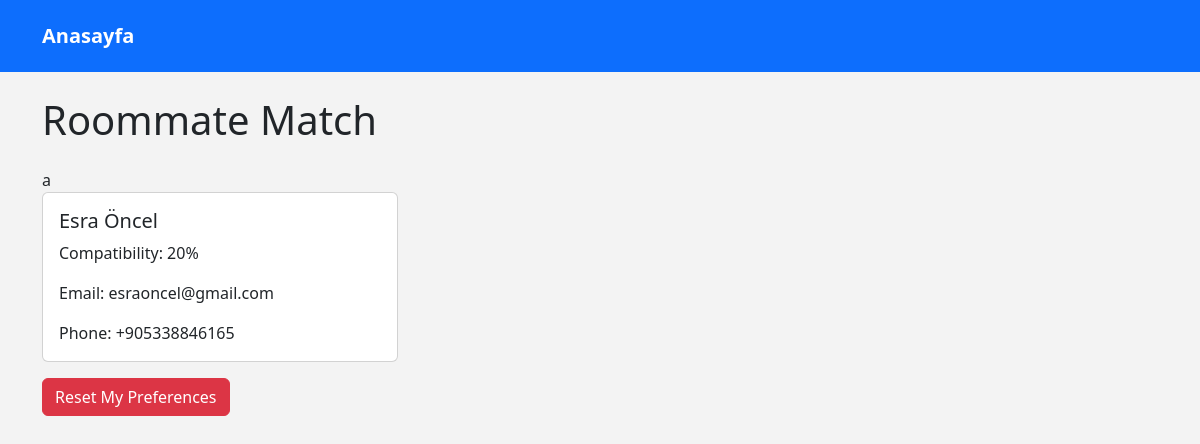
Page /dorm/roommate_match.php (signed in) on the committed database.
### tables this page shows
CREATE TABLE `students` (
  `id` int(11) NOT NULL,
  `name` varchar(50) NOT NULL,
  `surname` varchar(50) NOT NULL,
  `username` varchar(50) NOT NULL,
  `password` varchar(255) NOT NULL,
  `gender` enum('Male','Female') NOT NULL,
  `email` varchar(100) NOT NULL,
  `phone` varchar(20) NOT NULL,
  `birthDate` date NOT NULL,
  `department` varchar(100) NOT NULL,
  `roomMatePreferences` text DEFAULT NULL,
  `is_approved` tinyint(1) DEFAULT 0
);

### dorm/roommate_match.php (the view, shortened to what this page needs)
<?php
include 'config.php';
$userId = $_SESSION['user_id'];
$sql = "SELECT roomMatePreferences FROM Students WHERE id = ?";
$stmt = $conn->prepare($sql);
$stmt->bind_param("i", $userId);
$stmt->execute();
$result = $stmt->get_result();
$userPreferences = $result->fetch_assoc()['roomMatePreferences'];
$userPreferencesArray = json_decode($userPreferences, true);
$sql = "SELECT id, name, surname, email, phone, roomMatePreferences FROM Students WHERE id != ?";
$stmt = $conn->prepare($sql);
$stmt->bind_param("i", $userId);
$stmt->execute();
$result = $stmt->get_result();
$users = [];
while ($row = $result->fetch_assoc()) {
    $row['roomMatePreferences'] = json_decode($row['roomMatePreferences'], true);
    $users[] = $row;
}
function calculateCompatibility($user1Prefs, $user2Prefs) {
    $totalQuestions = count($user1Prefs);
    $compatibilityScore = 0;
    foreach ($user1Prefs as $key => $value) {
        if (isset($user2Prefs[$key]) && $user2Prefs[$key] == $value) {
            $compatibilityScore++;
        }
    }
    return round(($compatibilityScore / $totalQuestions) * 100, 2);
}
usort($users, function($a, $b) use ($userPreferencesArray) {
    return calculateCompatibility($userPreferencesArray, $b['roomMatePreferences']) <=> calculateCompatibility($userPreferencesArray, $a['roomMatePreferences']);
});
?>
<!DOCTYPE html>
<html lang="en">
<head>
    <link rel="stylesheet" href="https://cdn.jsdelivr.net/npm/bootstrap@5.3.0/dist/css/bootstrap.min.css">
</head>
<body style="background-color:#f3f3f3;">
<div>
<?php include 'header.php'; ?>
</div>
    <div class="container mt-5 pt-5">
    <h1 class="mb-4"><?php echo $lang['Roommate Match']; ?></h1>
a
    <div class="row">
        <?php foreach ($users as $user): ?>
            <div class="col-md-4">
                <div class="card mb-3">
                    <div class="card-body">
                        <h5 class="card-title"><?php echo $user['name'] . ' ' . $user['surname']; ?></h5>
                        <p class="card-text"><?php echo $lang['Compatibility']; ?>: <?php echo calculateCompatibility($userPreferencesArray, $user['roomMatePreferences']); ?>%</p>
                        <?php
                        $checkRequestSql = "SELECT * FROM contact_requests WHERE requester_id = ? AND requested_id = ? AND status = 'approved'";
                        $checkRequestStmt = $conn->prepare($checkRequestSql);
                        $checkRequestStmt->bind_param("ii", $userId, $user['id']);
                        $checkRequestStmt->execute();
                        $checkRequestResult = $checkRequestStmt->get_result();
                        if ($checkRequestResult->num_rows > 0): ?>
                            <p class="card-text"><?php echo $lang['Email']; ?>: <?php echo $user['email']; ?></p>
                            <p class="card-text"><?php echo $lang['Phone']; ?>: <?php echo $user['phone']; ?></p>
                        <?php endif; ?>
                    </div>
                </div>
            </div>
        <?php endforeach; ?>
        <form method="post">
        <button type="submit" class="btn btn-danger mb-3" name="reset_preferences"><?php echo $lang['Reset My Preferences']; ?></button>
    </form>
    </div>
</div>
</body>
</html>

### rows in the picture
students: name "Esra", surname "Öncel", email "esraoncel@gmail.com", phone "+905338846165"
students: roomMatePreferences "20"

### other values in the picture
$lang['Roommate Match'] "Roommate Match"
$lang['Reset My Preferences'] "Reset My Preferences"
